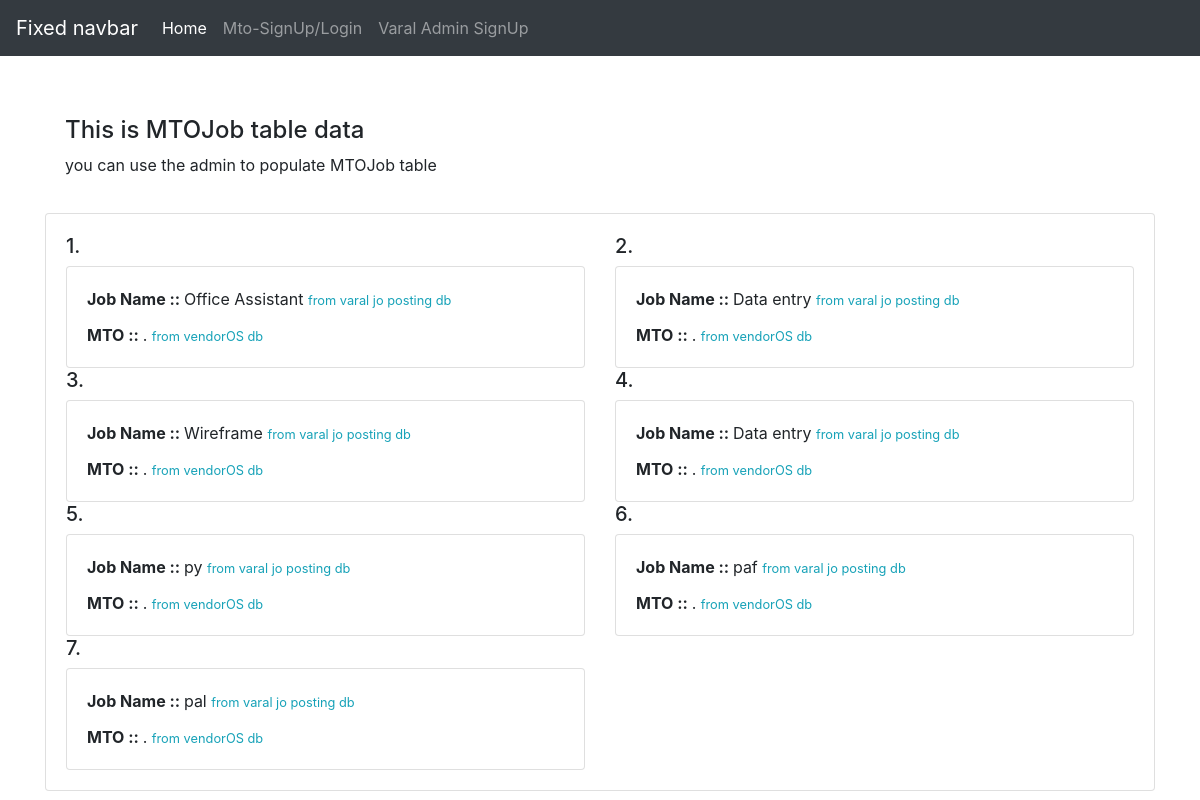
Before: / with the older database file.
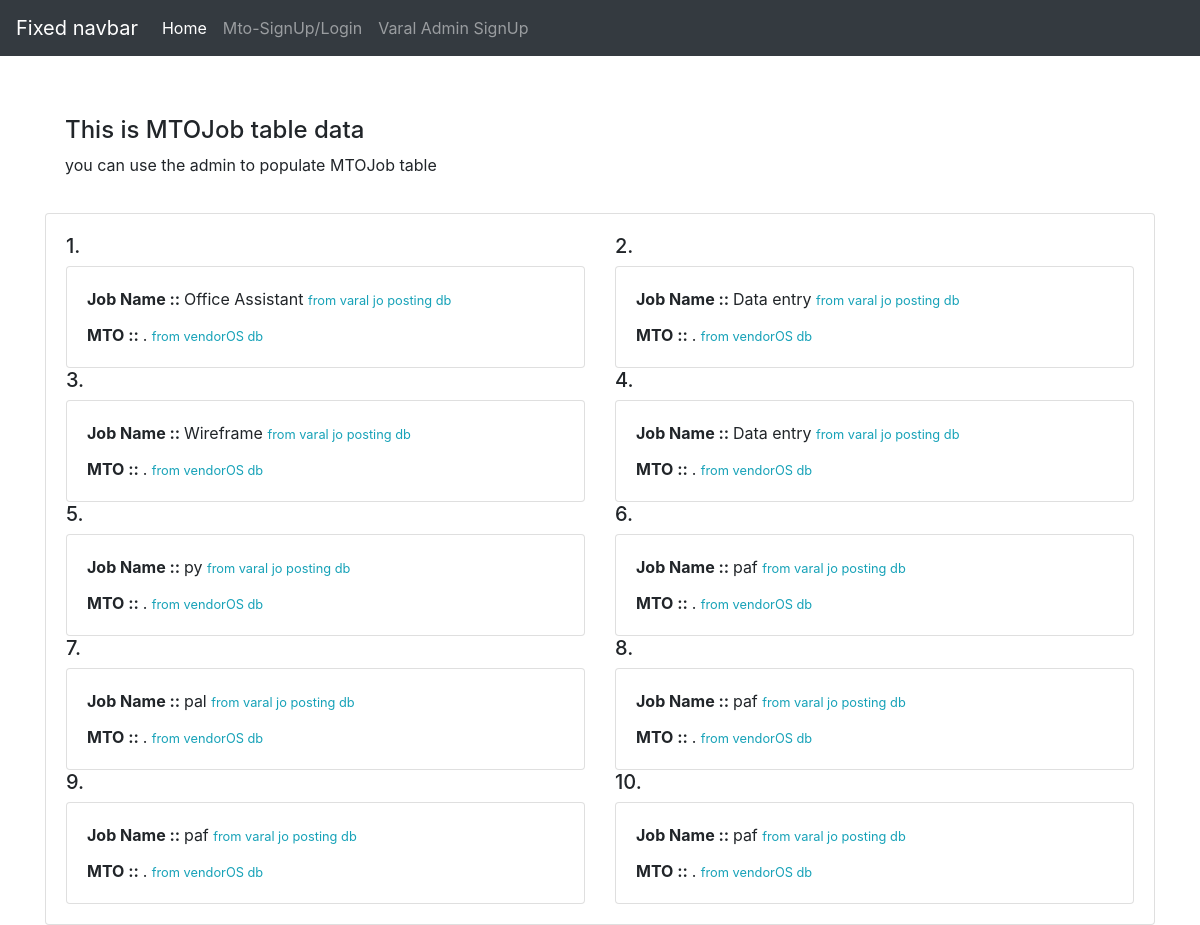
After: the same page with the newer database file.
### jobs/models.py (models this page shows, shortened)
class MTOJob(models.Model):
    job_id = models.ForeignKey(Jobs, on_delete=models.PROTECT, null=True)
    assigned_to = models.IntegerField(help_text='related to MTO')
    due_date = models.DateField()
    assigned_date = models.DateField(auto_now_add=True)
    fees = models.FloatField()
    rating_evaluation = models.IntegerField(null=True)
    payment_status = models.ForeignKey(PaymentStatus, verbose_name=_("payment status"), on_delete=models.CASCADE,
                                       null=True)
    completed_date = models.DateField(null=True)
    output_path = models.FileField(upload_to=output_directory_path)
    is_submitted = models.BooleanField(default=False)
    evaluation_status = models.ForeignKey(EvaluationStatus, on_delete=models.CASCADE)
    @property
    def mto(self):
        mto = MTO.objects.filter(id=self.assigned_to).first()
        return mto

class Jobs(models.Model):
    job_name = models.CharField(max_length=300, help_text='e.g develop website')
    cat_id = models.ForeignKey(MALRequirement, on_delete=models.CASCADE)
    target_date = models.DateTimeField(null=True, help_text='e.g 2021-10-25 14:30:59')
    job_description = models.CharField(_('job description'), max_length=1000, help_text='e.g car website')
    job_sample = models.FileField(upload_to='images/job_documents/job_samples')
    job_instructions = models.FileField(upload_to='images/job_documents/job_instructions', max_length=100, null=True)
    job_quantity = models.IntegerField(help_text="e.g Quantity of Job")
    people_required = models.PositiveIntegerField(validators=[MinValueValidator(1)],
                                                  help_text='e.g number of people required e.g 2')
    skills = models.CharField(_('skills'), max_length=500, help_text='e.g coding, data entry')
    job_cost = models.PositiveIntegerField(help_text="e.g currency AED")

### jobs/views.py (the view)
# urls.py: path('', home, name='home'),
def home(request):
    context = {'jobs': MTOJob.objects.all(), }
    return render(request, 'jobs/index.html', context)

### jobs/templates/jobs/index.html (shortened to what this page needs)
<!doctype html>
<html lang="en">
  <head>
    <link rel="stylesheet" href="https://stackpath.bootstrapcdn.com/bootstrap/4.3.1/css/bootstrap.min.css">
  </head>
  <body>
    <header>
      <nav class="navbar navbar-expand-md navbar-dark fixed-top bg-dark">
        <a class="navbar-brand" href="#">Fixed navbar</a>
        <div class="collapse navbar-collapse" id="navbarCollapse">
          <ul class="navbar-nav mr-auto">
            <li class="nav-item active">
              <a class="nav-link" href="#">Home <span class="sr-only">(current)</span></a>
            </li>
            {% if not request.user.is_authenticated %}
            <li class="nav-item">
              <a class="nav-link" href="{% url 'mto:login' %}">Mto-SignUp/Login</a>
            </li>
            <li class="nav-item">
              <a class="nav-link" href="{% url 'jobs:adm-reg' %} ">Varal Admin SignUp</a>
            </li>
            {% endif %}
          </ul>
        </div>
      </nav>
    </header>
    <main role="main" class="container mt-5">
		<div class="mt-5">
			<div class="card-body">
				<h4 class="mt-5">This is MTOJob table data</h4>
				<p>you can use the admin to populate MTOJob table</p>
			</div>
		</div>
        <div class="card">
          <div class="card-body">
            <div class="row">
              {% for job in jobs %}
              <div class="col-sm-6">
                <h5>{{forloop.counter}}.</h5>
                <div class="card">
                  <div class="card-body">
                    <p class="card-title"><b>Job Name :: </b> {{job.job_id.job_name}} <small class="text-info">from varal jo posting db</small></p>
                    <p class="card-text"><b>MTO :: </b>  {{ job.mto.full_name }} {{ job.mto.user.username }}. <small class="text-info">from vendorOS db</small></p>
                  </div>
                </div>
              </div>
              {% endfor %}
            </div>
          </div>
        </div>
    </main>
  </body>
</html>

Changed rows visible on the page:
added MTOJob: job_id.job_name "paf"
added MTOJob: job_id.job_name "paf"
added MTOJob: job_id.job_name "paf"
